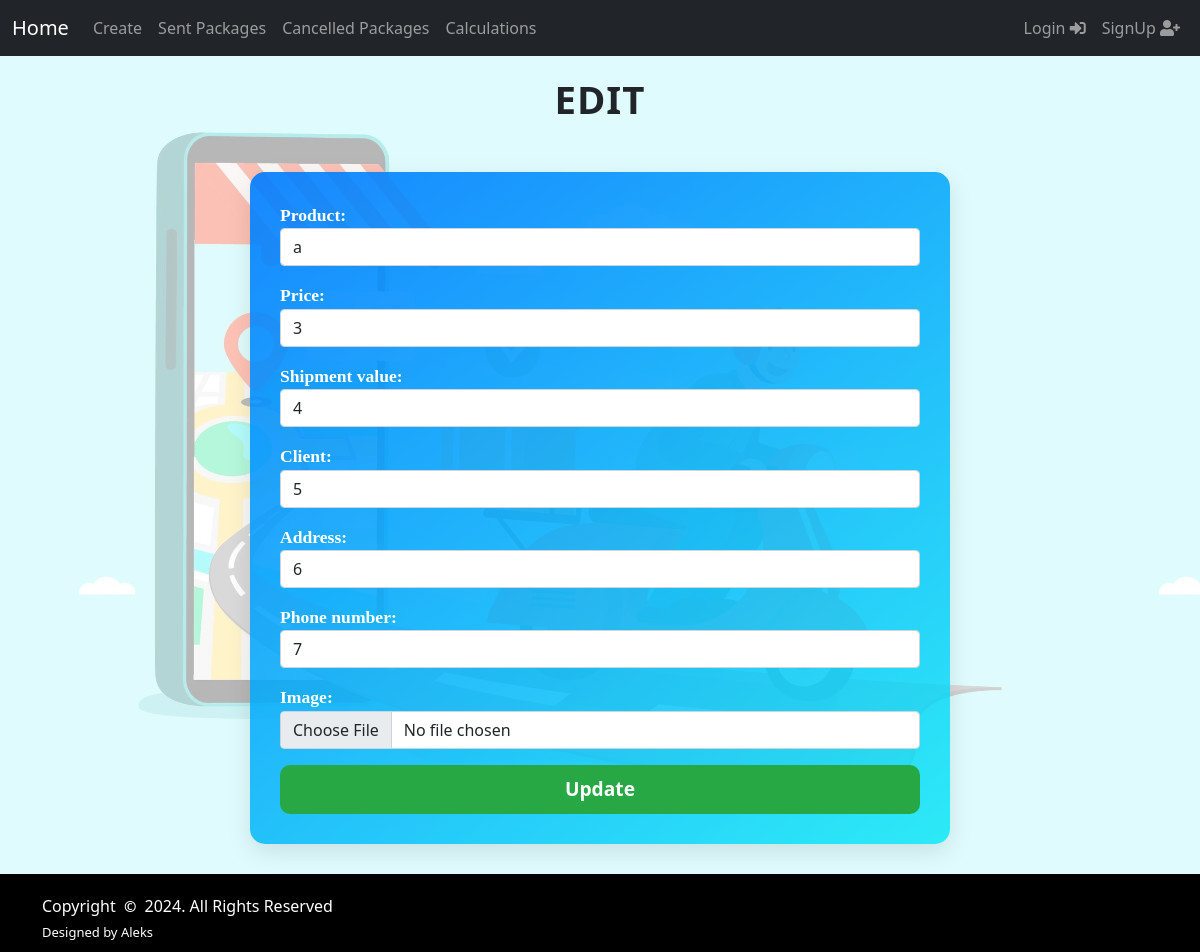
Screenshot of /core/edit/e2e4c5f1ca2b47ecbc298ce332251476 with the database file from the repository.
### core/models.py (models this page shows, shortened)
class Order(models.Model):
    id = models.UUIDField(primary_key=True, default=uuid.uuid4, editable=False)
    shop = models.ForeignKey(User, on_delete=models.CASCADE, default=1)
    product = models.CharField(max_length=50)
    price = models.IntegerField(blank=True, null=True)
    shipment_value = models.IntegerField(blank=True, null=True)
    total = models.IntegerField(blank=True, null=True)
    client = models.CharField(max_length=50)
    address = models.CharField(max_length=100)
    phone_number = models.IntegerField()
    ordered_time = models.DateTimeField(default=timezone.now)
    date_received = models.DateField(null=True, blank=True)
    image = models.ImageField(upload_to='uploads/', blank=True, null=True)

### core/views/edit.py (the view)
# urls.py: path('edit/<id>', edit, name="edit"),
def edit(request, id):
    template_name = 'core/edit.html'
    obj = get_object_or_404(Order, id=id)
    if request.method == 'POST':
        form = OrderForm(request.POST, request.FILES, instance=obj)
        if form.is_valid():
            try:
                with transaction.atomic():
                    package = form.save(commit=False)
                    package.save()
                messages.success(request, 'The record is updated successfully')
                return redirect('home')
            except Exception as e:
                messages.error(request, f'Failed to update: {str(e)}')
        else:
            messages.error(request, 'Failed to update...')
    else:
        form = OrderForm(instance=obj)
    context = {'form': form}
    return render(request, template_name, context)

### core/forms.py
class OrderForm(forms.ModelForm):
    class Meta:
        model = Order
        fields = [
            'product',
            'price',
            'shipment_value',
            'client',
            'address',
            'phone_number',
            'image',
       ]
        widgets = {
                'product': forms.TextInput(attrs={'class': 'form-control'}),
                'price': forms.NumberInput(attrs={'class': 'form-control'}),
                'shipment_value': forms.NumberInput(attrs={'class': 'form-control'}),
                'client': forms.TextInput(attrs={'class': 'form-control'}),
                'address': forms.TextInput(attrs={'class': 'form-control'}),
                'phone_number': forms.NumberInput(attrs={'class': 'form-control'}),
                'image': forms.ClearableFileInput(attrs={'class': 'form-control'}),
            }

### core/templates/core/edit.html (shortened to what this page needs)
<!DOCTYPE html>
{% load static %}
<html lang="en">
<head>
    <link href="https://cdn.jsdelivr.net/npm/bootstrap@5.0.2/dist/css/bootstrap.min.css"
 rel="stylesheet">
    <link href="{% static 'css/edit.css' %}" rel="stylesheet" type="text/css"/>
    <link href="https://cdnjs.cloudflare.com/ajax/libs/font-awesome/5.15.4/css/all.min.css" rel="stylesheet">
    <link rel="stylesheet" href="https://cdnjs.cloudflare.com/ajax/libs/font-awesome/5.15.4/css/all.min.css">
</head>
<body>
{% include 'navbar.html' %}
<main class="flex-grow-1">
<h1 class="text-center">EDIT</h1>
<div class="container" id="update-class">
    <form method="POST" enctype="multipart/form-data">
        {{ form.as_p }}
        <input class="btn btn-primary" type="submit" value="Update">
    </form>
</div>
{% include 'footer.html' %}
</body>
</html>

### static/css/edit.css (style rules this page uses)
body { background-image: url('/static/image/background.jpg'); background-color: rgba(255, 255, 255, 0.7); background-blend-mode: lighten; background-size: 90%; }
h1 { margin-top: 20px; font-size: 2.4rem; letter-spacing: 1px; font-weight: bold; }
label { font-family: -webkit-body; font-weight: bold; color: #fff; font-size: 1.1rem; }
#update-class { max-width: 700px; margin-top:50px; position: relative; z-index: 2; padding: 30px; border-radius: 15px; box-shadow: 0 0 20px rgba(0, 0, 0, 0.5); background: linear-gradient(145deg, rgba(0, 123, 255, 0.9), rgba(0, 230, 245, 0.8)); box-shadow: 0 8px 25px rgba(0, 0, 0, 0.1); margin-bottom: 30px; color: white; }
.btn-primary { width: 100%; padding: 10px; background-color: #28a745; border: none; font-size: 1.2rem; font-weight: bold; border-radius: 10px; transition: background-color 0.3s ease; }

### rows the page displays
Order: product "a", price "3", shipment_value "4", client "5", address "6", phone_number "7"
